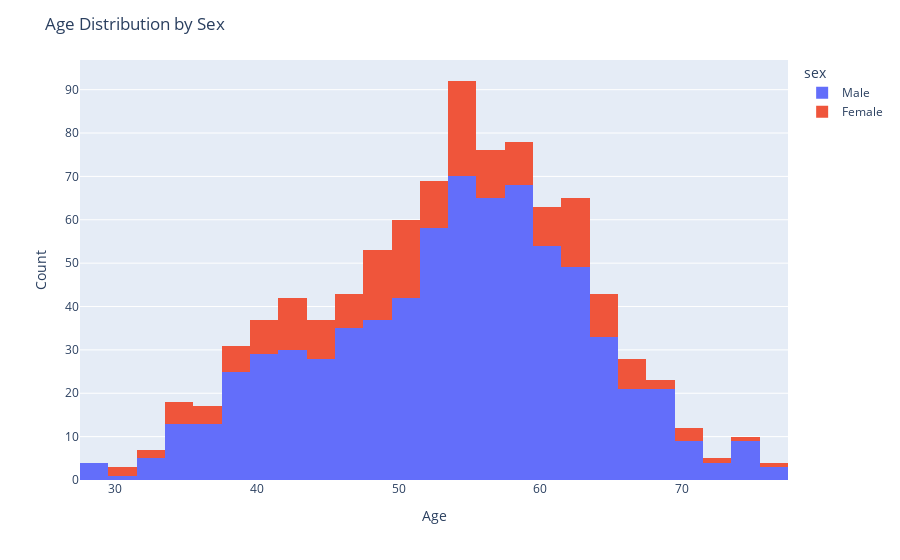

Notebook code for this chart:
### Markdown cell above
let's explore the gender based distribution of the dataset for age column.

### Code cell
# plot the histogram for age column using plotly and coloring this by sex
fig = px.histogram(df, x='age', color='sex')
fig.update_layout(title='Age Distribution by Sex', xaxis_title='Age', yaxis_title='Count')
fig.show()

### Figure 1 — Plotly figure (JSON) as saved in the notebook; plotly's stock layout.template omitted (floating-point values rounded to 4 significant figures; data arrays with more than 128 entries replaced by an {"elided": "..."} marker saying what was removed)
{"data": [{"alignmentgroup": "True", "bingroup": "x", "hovertemplate": "sex=Male<br>age=%{x}<br>count=%{y}<extra></extra>", "legendgroup": "Male", "marker": {"color": "#636efa", "pattern": {"shape": ""}}, "name": "Male", "offsetgroup": "Male", "orientation": "v", "showlegend": true, "type": "histogram", "x": {"elided": "726 int values"}, "xaxis": "x", "yaxis": "y"}, {"alignmentgroup": "True", "bingroup": "x", "hovertemplate": "sex=Female<br>age=%{x}<br>count=%{y}<extra></extra>", "legendgroup": "Female", "marker": {"color": "#EF553B", "pattern": {"shape": ""}}, "name": "Female", "offsetgroup": "Female", "orientation": "v", "showlegend": true, "type": "histogram", "x": {"elided": "194 int values"}, "xaxis": "x", "yaxis": "y"}], "layout": {"barmode": "relative", "legend": {"title": {"text": "sex"}, "tracegroupgap": 0}, "margin": {"t": 60}, "title": {"text": "Age Distribution by Sex"}, "xaxis": {"anchor": "y", "domain": [0, 1], "title": {"text": "Age"}}, "yaxis": {"anchor": "x", "domain": [0, 1], "title": {"text": "Count"}}}}
